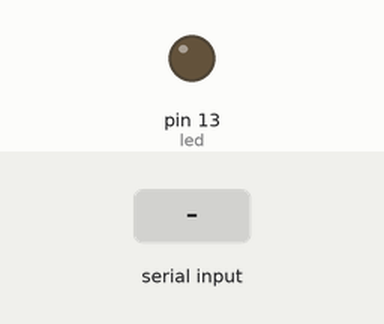
Simulated run of this sketch. Board: Arduino Uno, built with avr-gcc and run on an emulated ATmega328P. Shown: output pins drawn as LEDs (lit = HIGH). The test bench sets the inputs (shaded band). What the sketch prints to the serial monitor is not drawn.

Above: at 1.2 s.
1.3 s: "A" received over Serial
At 1.9 s:
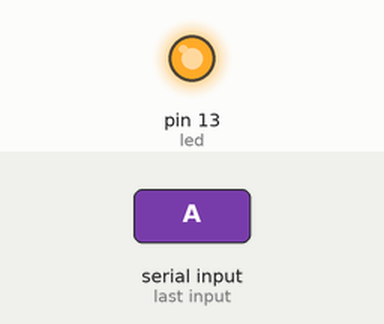
2.8 s: "B" received over Serial
At 4.0 s:
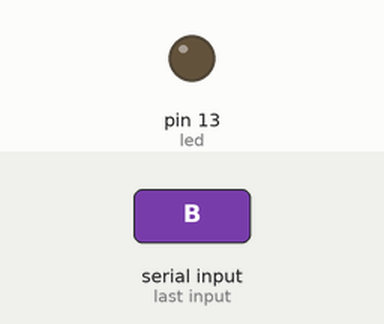
4.3 s: "a" received over Serial
At 5.3 s:
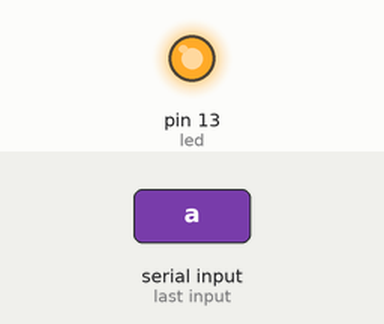
Timing chart, 0 to 7.3 s (numbered marks = the images above; inputs shaded):
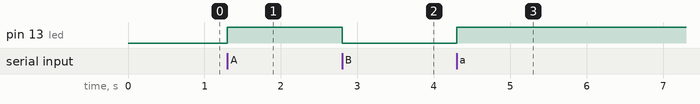

Measured:
- after the input at 1.3 s, pin 13 (led): LOW → HIGH at once
- after the input at 2.8 s, pin 13 (led): HIGH → LOW at once
- after the input at 4.3 s, pin 13 (led): LOW → HIGH at once

The sketch:

serial_4.ino
```cpp
int led = 13;
void setup() {
  // put your setup code here, to run once:
  Serial.begin(9600);
  Serial.println("Hello world");
  pinMode(13,OUTPUT);
  digitalWrite(13,LOW);
}

void loop() {
  // put your main code here, to run repeatedly:

  if(Serial.available() > 0)  // if the serial available function returns 1
    // it means that some data has been received in the serial buffer of arduino
  {
      int rxd = Serial.read();
      if(rxd == 'A' || rxd == 'a')
      {
        digitalWrite(led,HIGH);
      }
      if(rxd == 'B' || rxd == 'b')
      {
        digitalWrite(led,LOW);
      }
  }
}
```
